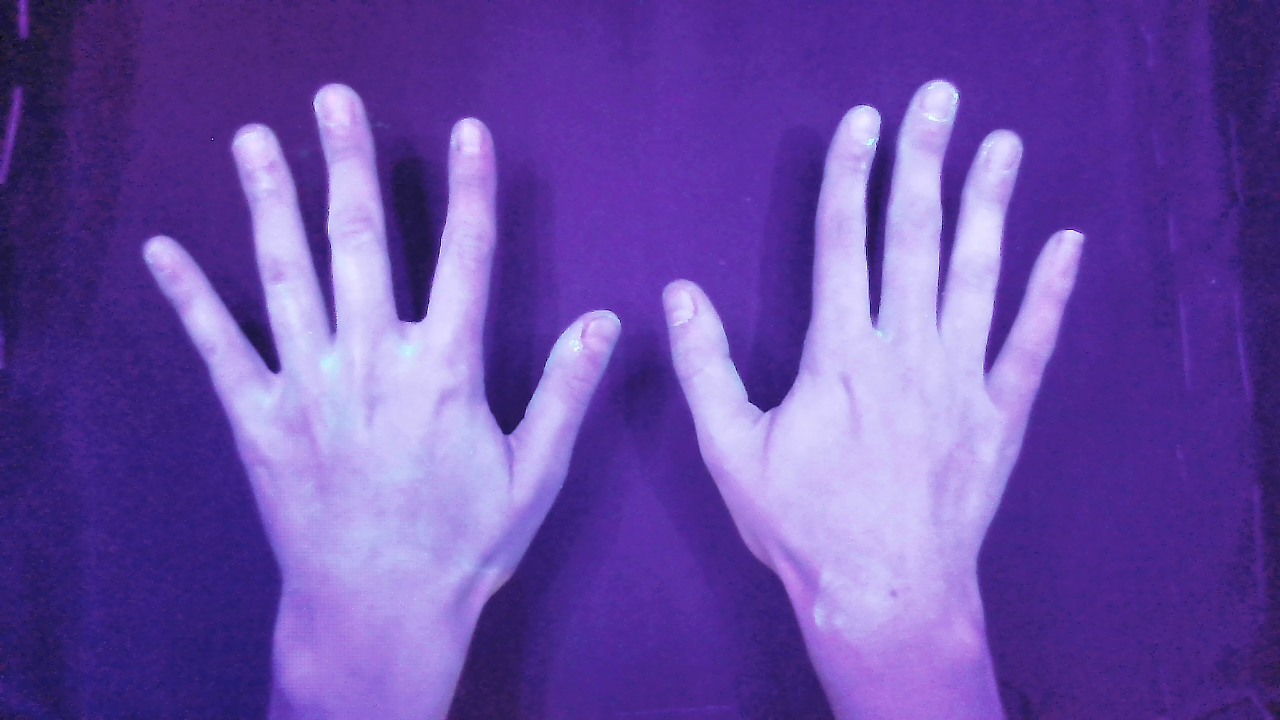
#> input picture Processing/Bank/Imgs/hand_test_102.png, 1280 x 720 px, given in place of hand_test_64.png, which was not available
$ python histograma.py
#> lines starting #> are read from the running program, lines starting #| are printed output that depends on the picture; after the words box and inside, x2 and y2 are one past the last pixel; in counts of white or black regions, pixels touching at a corner belong together; pictures that were not available may be replaced by others from this repository, and a replacement may not be noted
import cv2 as cv
import matplotlib.pyplot as plt
import numpy as np

i = 64
j = 76
k = j + 1

def path(i):
    return f'Processing/Bank/Imgs/hand_test_{i}.png'

def createImg(path, i):
#> called with path = 'Processing/Bank/Imgs/hand_test_64.png', i = 64
    img = cv.imread(path)
#> img is the input picture: shape (720, 1280, 3); mean B, G, R 167.1, 76.7, 105.8
    w = int(1280/3)
    h = int(720/3)
    resized = cv.resize(img, (w,h))
    cv.imshow(f'Original {i}', resized)
    return resized

path1 = path(i)
path2 = path(j)
path3 = path(k)

img1 = createImg(path1, i)
img2 = createImg(path2, j)
#> call 2 of createImg, with path = 'Processing/Bank/Imgs/hand_test_76.png', i = 76
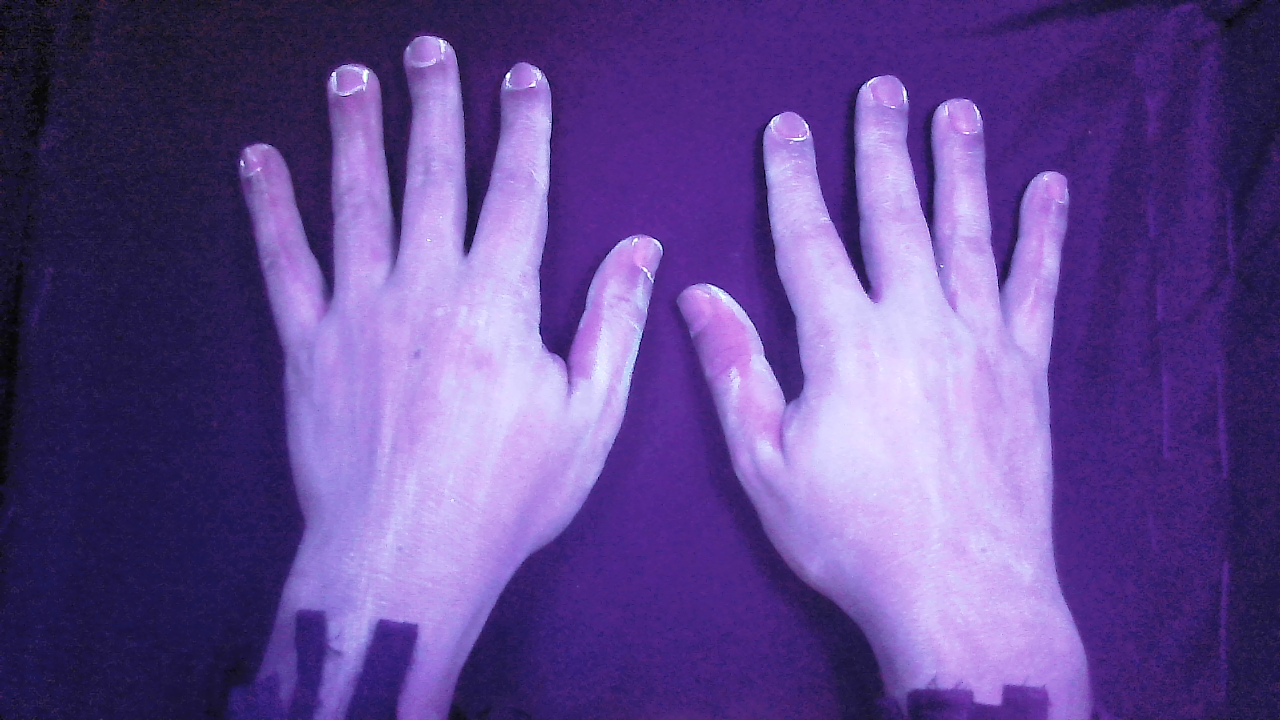
#> input picture Processing/Bank/Imgs/hand_test_17.png, 1280 x 720 px, given in place of hand_test_76.png, which was not available
#> in createImg, img is the input picture: shape (720, 1280, 3); mean B, G, R 144.5, 73.5, 97.7
img3 = createImg(path3, k)

### Grayscale ###

def gray(i, img):
#> called with i = 64
    gray = cv.cvtColor(img, cv.COLOR_BGR2GRAY)
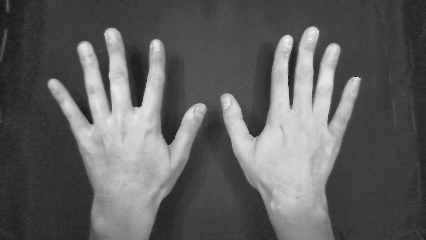
#> gray: shape (240, 426); min 15, max 251, mean 95.7
#> call 2 of gray, with i = 76
#> in gray (call 2), `gray = cv.cvtColor(img, cv.COLOR_BGR2GRAY)`:
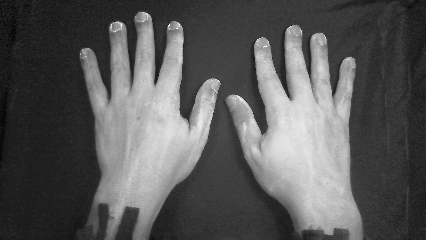
#> gray: shape (240, 426); min 3, max 255, mean 88.7
    cv.imshow(f'Escala de gris {i}', gray)
    return gray

def histogram(i, img):
#> called with i = 64
    hist = cv.calcHist([img], [0], None, [256], [0,256])
#> hist = 256 values, max 5254 at index 62, min 0 at index 0, mean 399.4
    plt.figure()
    plt.title(f'Histograma imagen {i}')
    plt.xlabel('Intensidad de pixel (0 - 255)')
    plt.ylabel('Número de pixeles')
    plt.grid()
    plt.plot(hist)
    plt.xlim([0,256])

gray1 = gray(i, img1)
gray2 = gray(j, img2)
gray3 = gray(k, img3)

hist1 = histogram(i, gray1)
#> hist1 = None
hist2 = histogram(j, gray2)
#> hist2 = None
hist3 = histogram(k, gray3)
#> hist3 = None

### Mask ###

def threshold(i, mval, img):
#> called with i = 64, mval = 100
    _, thresh = cv.threshold(img, mval, 255, cv.THRESH_BINARY)
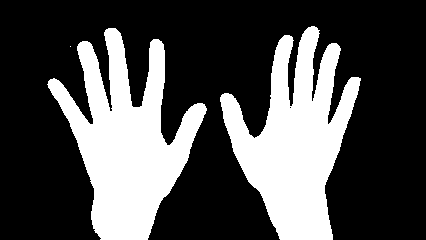
#> thresh: shape (240, 426); 30.5% white; 3 white regions (1 under 20 px), largest, box (x1, y1, x2, y2) and area: (47, 28, 207, 240) 15894, (220, 26, 361, 240) 15278
    cv.imshow(f'Mascara {i}', thresh)
    return thresh

thresh1 = threshold(i, 100, gray1)
thresh2 = threshold(j, 105, gray2)
#> in threshold (call 2), `_, thresh = cv.threshold(img, mval, 255, cv.THRESH_BINARY)`: thresh: shape (240, 426); 32.7% white; 3 white regions (1 under 20 px), largest, box (x1, y1, x2, y2) and area: (80, 12, 221, 240) 16736, (226, 25, 362, 240) 16696
thresh3 = threshold(k, 85, gray3)
#> call 3 of threshold, with i = 77, mval = 85
#> in threshold (call 3), `_, thresh = cv.threshold(img, mval, 255, cv.THRESH_BINARY)`:
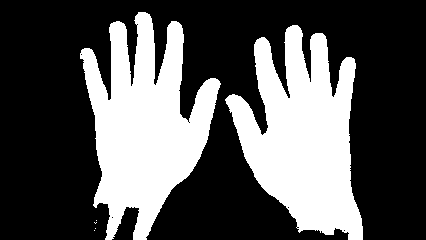
#> thresh: shape (240, 426); 33.7% white; 6 white regions (4 under 20 px), largest, box (x1, y1, x2, y2) and area: (80, 12, 221, 240) 17328, (225, 25, 363, 240) 17142

plt.show()
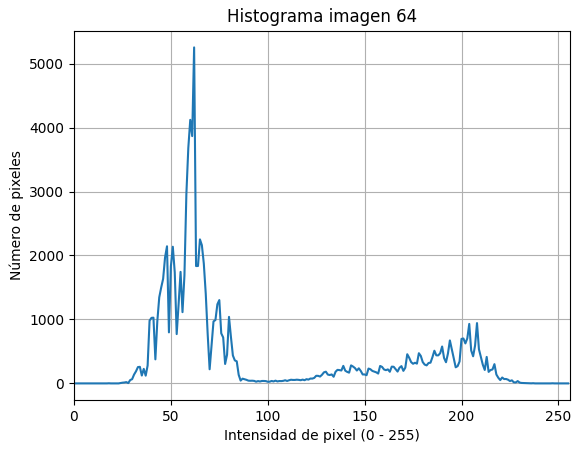
#> figure drawn by matplotlib, 1 panel; curve peaks at x = 62, y = 5254
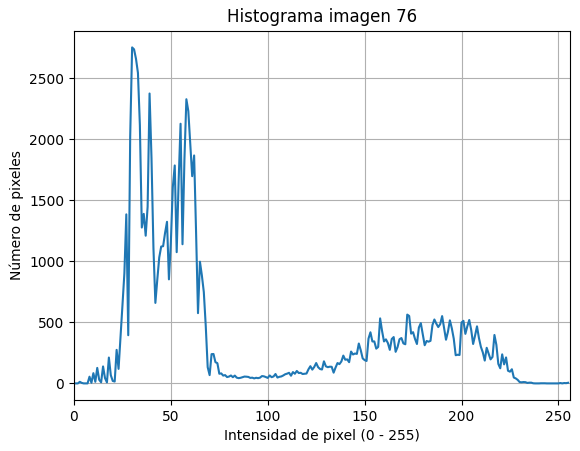
#> figure drawn by matplotlib, 1 panel; curve peaks at x = 30, y = 2755
#> figure, not shown here; curve peaks at x = 30, y = 2755

cv.waitKey(0)
